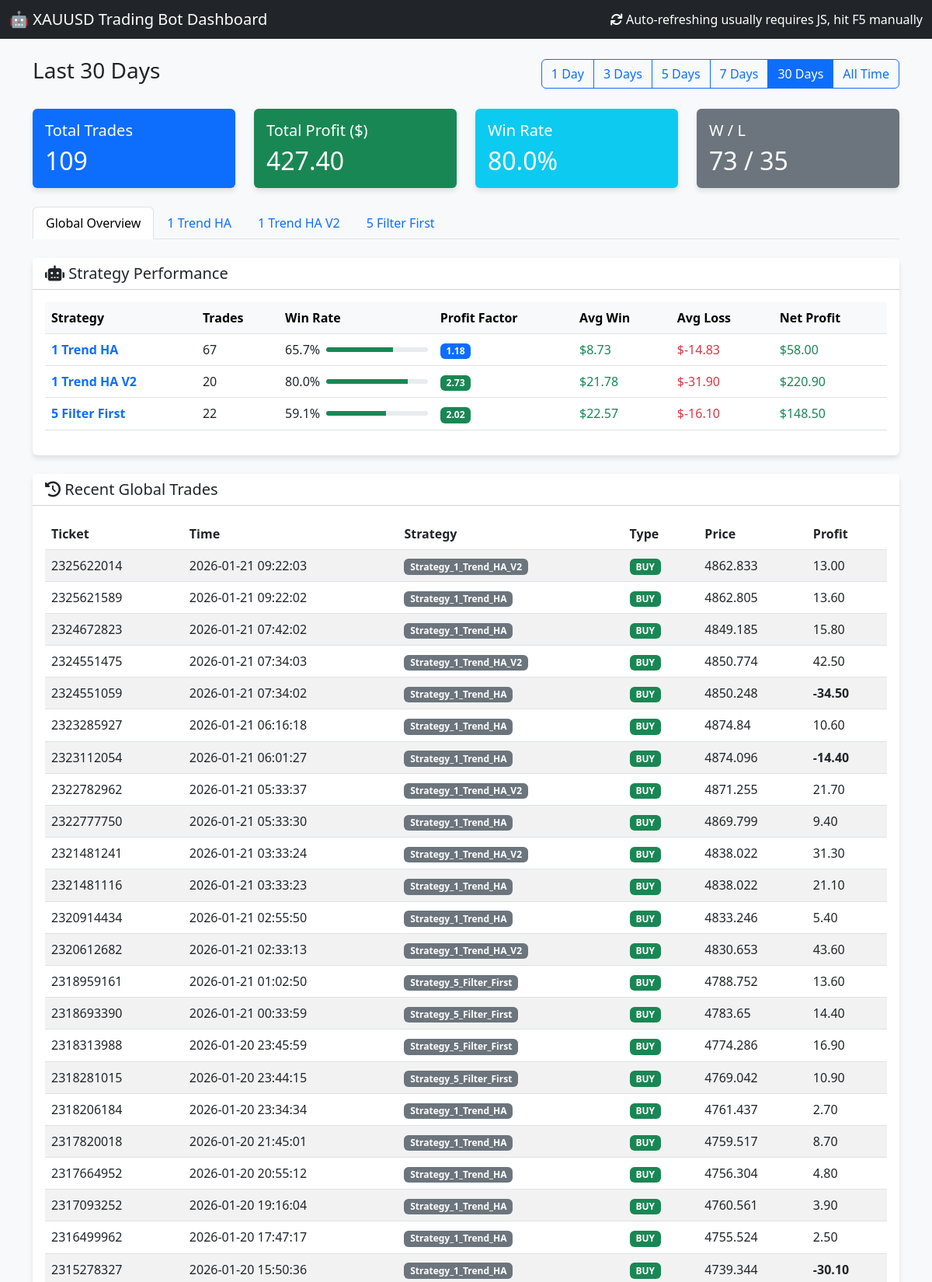
The page / (upper part) on the database its author committed.
### tables this page shows
CREATE TABLE orders (
                ticket INTEGER PRIMARY KEY,
                strategy_name TEXT,
                symbol TEXT,
                order_type TEXT,
                volume REAL,
                open_price REAL,
                sl REAL,
                tp REAL,
                open_time DATETIME,
                close_price REAL,
                profit REAL,
                comment TEXT
            , account_id INTEGER DEFAULT 0);

### dashboard.py (the view)
@app.route('/')
def index():
    cur = get_db().cursor()
    days_param = request.args.get('days', '30') # Default 30 days
    if days_param == "all":
        days = 36500 # 100 years approx
        filter_label = "All Time"
    else:
        try:
            days = int(days_param)
            filter_label = f"Last {days} Days"
        except:
            days = 30
            filter_label = "Last 30 Days"
    cutoff_date = datetime.now() - timedelta(days=days)
    cutoff_str = cutoff_date.strftime("%Y-%m-%d %H:%M:%S")
    cur.execute("SELECT * FROM orders WHERE open_time >= ? ORDER BY open_time DESC", (cutoff_str,))
    orders = cur.fetchall()
    total_trades = len(orders)
    total_profit = sum([o['profit'] for o in orders if o['profit'] is not None])
    wins = len([o for o in orders if o['profit'] is not None and o['profit'] > 0])
    losses = len([o for o in orders if o['profit'] is not None and o['profit'] < 0])
    win_rate = (wins / total_trades * 100) if total_trades > 0 else 0
    cur.execute("SELECT * FROM signals ORDER BY timestamp DESC LIMIT 50")
    signals = cur.fetchall()
    cur.execute("SELECT DISTINCT strategy_name FROM orders")
    strategies = [row['strategy_name'] for row in cur.fetchall()]
    bot_stats = []
    for strat in strategies:
        s_orders = [o for o in orders if o['strategy_name'] == strat and o['profit'] is not None]
        s_total = len(s_orders)
        if s_total == 0: continue
        s_wins = [o for o in s_orders if o['profit'] > 0]
        s_losses = [o for o in s_orders if o['profit'] < 0]
        s_gross_profit = sum([o['profit'] for o in s_wins])
        s_gross_loss = abs(sum([o['profit'] for o in s_losses]))
        s_net_profit = sum([o['profit'] for o in s_orders])
        s_avg_win = (s_gross_profit / len(s_wins)) if s_wins else 0.0
        s_avg_loss = (s_gross_loss / len(s_losses)) if s_losses else 0.0 # Positive number for display
        pf = (s_gross_profit / s_gross_loss) if s_gross_loss > 0 else 99.9
        win_rate = (len(s_wins) / s_total) * 100
        bot_stats.append({
            "raw_name": strat, # Added for template filtering
            "name": strat.replace("Strategy_", "").replace("_", " "),
            "trades": s_total,
            "win_rate": win_rate,
            "pf": pf,
            "avg_win": s_avg_win,
            "avg_loss": -s_avg_loss, # Make negative for display
            "net_profit": s_net_profit,
            "chart_data": [] # Placeholder
        })
        chart_orders = sorted(s_orders, key=lambda x: x['open_time'])
        equity = 0
        points = []
        for o in chart_orders:
            equity += o['profit']
            points.append({
                'x': o['open_time'],
                'y': equity
            })
        bot_stats[-1]['chart_data'] = points
    desired_order = [
        "Strategy_1_Trend_HA",
        "Strategy_1_Trend_HA_V2",
        "Strategy_4_UT_Bot",
        "Strategy_2_EMA_ATR",
        "Strategy_5_Filter_First"
    ]
    bot_stats = [b for b in bot_stats if b['raw_name'] in desired_order]
    bot_stats.sort(key=lambda x: desired_order.index(x['raw_name']))
    return render_template('index.html',
                           orders=orders,
                           signals=signals,
                           total_trades=total_trades,
                           total_profit=total_profit,
                           win_rate=win_rate,
                           wins=wins,
                           losses=losses,
                           bot_stats=bot_stats,
                           current_filter=days_param,
                           filter_label=filter_label)

### dashboard.py (called while the page is built)
def get_db():
    db = getattr(g, '_database', None)
    if db is None:
        db = g._database = sqlite3.connect(DB_PATH)
        db.row_factory = sqlite3.Row
    return db

@app.teardown_appcontext
def close_connection(exception):
    db = getattr(g, '_database', None)
    if db is not None:
        db.close()

### templates/index.html (shortened to what this page needs)
<!DOCTYPE html>
<html lang="en">
<head>
    <link href="https://cdn.jsdelivr.net/npm/bootstrap@5.3.0/dist/css/bootstrap.min.css" rel="stylesheet">
    <link href="https://cdnjs.cloudflare.com/ajax/libs/font-awesome/6.0.0/css/all.min.css" rel="stylesheet">
</head>
<body>
    <nav class="navbar navbar-dark bg-dark mb-4">
        <div class="container-fluid">
            <span class="navbar-brand mb-0 h1">🤖 XAUUSD Trading Bot Dashboard</span>
            <span class="text-white"><i class="fas fa-sync"></i> Auto-refreshing usually requires JS, hit F5
                manually</span>
        </div>
    </nav>
    <div class="container mb-4">
        <div class="d-flex justify-content-between align-items-center">
            <h3>{{ filter_label }}</h3>
            <div class="btn-group" role="group">
                <a href="/?days=1" class="btn btn-outline-primary {% if current_filter == '1' %}active{% endif %}">1
                    Day</a>
                <a href="/?days=3" class="btn btn-outline-primary {% if current_filter == '3' %}active{% endif %}">3
                    Days</a>
                <a href="/?days=5" class="btn btn-outline-primary {% if current_filter == '5' %}active{% endif %}">5
                    Days</a>
                <a href="/?days=7" class="btn btn-outline-primary {% if current_filter == '7' %}active{% endif %}">7
                    Days</a>
                <a href="/?days=30" class="btn btn-outline-primary {% if current_filter == '30' %}active{% endif %}">30
                    Days</a>
                <a href="/?days=all"
                    class="btn btn-outline-primary {% if current_filter == 'all' %}active{% endif %}">All Time</a>
            </div>
        </div>
    </div>
    <div class="container">
        <div class="row mb-4">
            <div class="col-md-3">
                <div class="card bg-primary text-white">
                    <div class="card-body">
                        <h5 class="card-title">Total Trades</h5>
                        <h2 class="card-text">{{ total_trades }}</h2>
                    </div>
                </div>
            </div>
            <div class="col-md-3">
                <div class="card {% if total_profit >= 0 %}bg-success{% else %}bg-danger{% endif %} text-white">
                    <div class="card-body">
                        <h5 class="card-title">Total Profit ($)</h5>
                        <h2 class="card-text">{{ "%.2f"|format(total_profit) }}</h2>
                    </div>
                </div>
            </div>
            <div class="col-md-3">
                <div class="card bg-info text-white">
                    <div class="card-body">
                        <h5 class="card-title">Win Rate</h5>
                        <h2 class="card-text">{{ "%.1f"|format(win_rate) }}%</h2>
                    </div>
                </div>
            </div>
            <div class="col-md-3">
                <div class="card bg-secondary text-white">
                    <div class="card-body">
                        <h5 class="card-title">W / L</h5>
                        <h2 class="card-text">{{ wins }} / {{ losses }}</h2>
                    </div>
                </div>
            </div>
        </div>
        <ul class="nav nav-tabs mb-4" id="myTab" role="tablist">
            <li class="nav-item" role="presentation">
                <button class="nav-link active" id="overview-tab" data-bs-toggle="tab" data-bs-target="#overview"
                    type="button" role="tab" aria-controls="overview" aria-selected="true">Global Overview</button>
            </li>
            {% for bot in bot_stats %}
            <li class="nav-item" role="presentation">
                <button class="nav-link" id="tab-{{ loop.index }}" data-bs-toggle="tab"
                    data-bs-target="#content-{{ loop.index }}" type="button" role="tab"
                    aria-controls="content-{{ loop.index }}" aria-selected="false">{{ bot.name }}</button>
            </li>
            {% endfor %}
        </ul>
        <div class="tab-content" id="myTabContent">
            <div class="tab-pane fade show active" id="overview" role="tabpanel" aria-labelledby="overview-tab">
                <div class="card mb-4">
                    <div class="card-header bg-white">
                        <h5 class="mb-0"><i class="fas fa-robot"></i> Strategy Performance</h5>
                    </div>
                    <div class="card-body">
                        <div class="table-responsive">
                            <table class="table table-hover align-middle">
                                <thead class="table-light">
                                    <tr>
                                        <th>Strategy</th>
                                        <th>Trades</th>
                                        <th>Win Rate</th>
                                        <th>Profit Factor</th>
                                        <th>Avg Win</th>
                                        <th>Avg Loss</th>
                                        <th>Net Profit</th>
                                    </tr>
                                </thead>
                                <tbody>
                                    {% for bot in bot_stats %}
                                    <tr>
                                        <td class="fw-bold text-primary">{{ bot.name }}</td>
                                        <td>{{ bot.trades }}</td>
                                        <td>
                                            <div class="d-flex align-items-center">
                                                <span class="me-2">{{ "%.1f"|format(bot.win_rate) }}%</span>
                                                <div class="progress flex-grow-1" style="height: 6px; width: 60px;">
                                                    <div class="progress-bar {% if bot.win_rate >= 50 %}bg-success{% else %}bg-warning{% endif %}"
                                                        role="progressbar" style="width: {{ bot.win_rate }}%"></div>
                                                </div>
                                            </div>
                                        </td>
                                        <td>
                                            {% if bot.pf >= 1.5 %}
                                            <span class="badge bg-success">{{ "%.2f"|format(bot.pf) }}</span>
                                            {% elif bot.pf >= 1.0 %}
                                            <span class="badge bg-primary">{{ "%.2f"|format(bot.pf) }}</span>
                                            {% else %}
                                            <span class="badge bg-danger">{{ "%.2f"|format(bot.pf) }}</span>
                                            {% endif %}
                                        </td>
                                        <td class="text-success">{{ "$%.2f"|format(bot.avg_win) }}</td>
                                        <td class="text-danger">{{ "$%.2f"|format(bot.avg_loss) }}</td>
                                        <td
                                            class="{% if bot.net_profit <= 0 %}fw-bold{% endif %} {% if bot.net_profit >= 0 %}text-success{% else %}text-danger{% endif %}">
                                            {{ "$%.2f"|format(bot.net_profit) }}
                                        </td>
                                    </tr>
                                    {% endfor %}
                                </tbody>
                            </table>
                        </div>
                    </div>
                </div>
                <div class="card mb-4">
                    <div class="card-header bg-white">
                        <h5 class="mb-0"><i class="fas fa-history"></i> Recent Global Trades</h5>
                    </div>
                    <div class="card-body">
                        <div class="table-responsive">
                            <table class="table table-hover table-striped">
                                <thead>
                                    <tr>
                                        <th>Ticket</th>
                                        <th>Time</th>
                                        <th>Strategy</th>
                                        <th>Type</th>
                                        <th>Price</th>
                                        <th>Profit</th>
                                    </tr>
                                </thead>
                                <tbody>
                                    {% for order in orders[:50] %}
                                    <tr>
                                        <td>{{ order.ticket }}</td>
                                        <td>{{ order.open_time }}</td>
                                        <td><span class="badge bg-secondary">{{ order.strategy_name }}</span></td>
                                        <td>
                                            {% if order.order_type == 'BUY' %}
                                            <span class="badge badge-buy">BUY</span>
                                            {% else %}
                                            <span class="badge badge-sell">SELL</span>
                                            {% endif %}
                                        </td>
                                        <td>{{ order.open_price }}</td>
                                        <td
                                            class="{% if order.profit is not none and order.profit >= 0 %}profit-pos{% elif order.profit is not none %}profit-neg{% endif %} {% if order.profit is not none and order.profit <= 0 %}fw-bold{% endif %}">
                                            {% if order.profit is not none %}
                                            {{ "%.2f"|format(order.profit) }}
                                            {% else %}
                                            <span class="text-muted">Running</span>
                                            {% endif %}
                                        </td>
                                    </tr>
                                    {% endfor %}
                                </tbody>
                            </table>
                        </div>
                    </div>
                </div>
            </div>
        </div>
    </div>
</body>
</html>

### templates/index.html (style rules this page uses)
body { background-color: #f8f9fa; }
.card { box-shadow: 0 4px 6px rgba(0, 0, 0, 0.1); border: none; }
.profit-pos { color: green; }
.profit-neg { color: red; }
.badge-buy { background-color: #198754; }

### rows shown on the page
orders: ticket "2325622014", open_time "2026-01-21 09:22:03", strategy_name "Strategy_1_Trend_HA_V2", order_type "BUY", open_price "4862.833", profit "13.00"
orders: ticket "2325621589", open_time "2026-01-21 09:22:02", strategy_name "Strategy_1_Trend_HA", order_type "BUY", open_price "4862.805", profit "13.60"
orders: ticket "2324672823", open_time "2026-01-21 07:42:02", strategy_name "Strategy_1_Trend_HA", order_type "BUY", open_price "4849.185", profit "15.80"
orders: ticket "2324551475", open_time "2026-01-21 07:34:03", strategy_name "Strategy_1_Trend_HA_V2", order_type "BUY", open_price "4850.774", profit "42.50"
orders: ticket "2324551059", open_time "2026-01-21 07:34:02", strategy_name "Strategy_1_Trend_HA", order_type "BUY", open_price "4850.248", profit "-34.50"
orders: ticket "2323285927", open_time "2026-01-21 06:16:18", strategy_name "Strategy_1_Trend_HA", order_type "BUY", open_price "4874.84", profit "10.60"
orders: ticket "2323112054", open_time "2026-01-21 06:01:27", strategy_name "Strategy_1_Trend_HA", order_type "BUY", open_price "4874.096", profit "-14.40"
orders: ticket "2322782962", open_time "2026-01-21 05:33:37", strategy_name "Strategy_1_Trend_HA_V2", order_type "BUY", open_price "4871.255", profit "21.70"
orders: ticket "2322777750", open_time "2026-01-21 05:33:30", strategy_name "Strategy_1_Trend_HA", order_type "BUY", open_price "4869.799", profit "9.40"
orders: ticket "2321481241", open_time "2026-01-21 03:33:24", strategy_name "Strategy_1_Trend_HA_V2", order_type "BUY", open_price "4838.022", profit "31.30"
orders: ticket "2321481116", open_time "2026-01-21 03:33:23", strategy_name "Strategy_1_Trend_HA", order_type "BUY", open_price "4838.022", profit "21.10"
orders: ticket "2320914434", open_time "2026-01-21 02:55:50", strategy_name "Strategy_1_Trend_HA", order_type "BUY", open_price "4833.246", profit "5.40"
orders: ticket "2320612682", open_time "2026-01-21 02:33:13", strategy_name "Strategy_1_Trend_HA_V2", order_type "BUY", open_price "4830.653", profit "43.60"
orders: ticket "2318959161", open_time "2026-01-21 01:02:50", strategy_name "Strategy_5_Filter_First", order_type "BUY", open_price "4788.752", profit "13.60"
orders: ticket "2318693390", open_time "2026-01-21 00:33:59", strategy_name "Strategy_5_Filter_First", order_type "BUY", open_price "4783.65", profit "14.40"
orders: ticket "2318313988", open_time "2026-01-20 23:45:59", strategy_name "Strategy_5_Filter_First", order_type "BUY", open_price "4774.286", profit "16.90"
orders: ticket "2318281015", open_time "2026-01-20 23:44:15", strategy_name "Strategy_5_Filter_First", order_type "BUY", open_price "4769.042", profit "10.90"
orders: ticket "2318206184", open_time "2026-01-20 23:34:34", strategy_name "Strategy_1_Trend_HA", order_type "BUY", open_price "4761.437", profit "2.70"
orders: ticket "2317820018", open_time "2026-01-20 21:45:01", strategy_name "Strategy_1_Trend_HA", order_type "BUY", open_price "4759.517", profit "8.70"
orders: ticket "2317664952", open_time "2026-01-20 20:55:12", strategy_name "Strategy_1_Trend_HA", order_type "BUY", open_price "4756.304", profit "4.80"
orders: ticket "2317093252", open_time "2026-01-20 19:16:04", strategy_name "Strategy_1_Trend_HA", order_type "BUY", open_price "4760.561", profit "3.90"
orders: ticket "2316499962", open_time "2026-01-20 17:47:17", strategy_name "Strategy_1_Trend_HA", order_type "BUY", open_price "4755.524", profit "2.50"
orders: ticket "2315278327", open_time "2026-01-20 15:50:36", strategy_name "Strategy_1_Trend_HA", order_type "BUY", open_price "4739.344", profit "-30.10"

### other values the page prints
{{ filter_label }} "Last 30 Days"
{{ total_trades }} "109"
{{ "%.2f"|format(total_profit) }} "427.40"
{{ "%.1f"|format(win_rate) }} "80.0"
{{ wins }} "73"
{{ losses }} "35"
{{ bot.name }} "1 Trend HA" "1 Trend HA V2" "5 Filter First"
{{ bot.trades }} "67" "20" "22"
{{ "%.1f"|format(bot.win_rate) }} "65.7" "80.0" "59.1"
{{ "%.2f"|format(bot.pf) }} "1.18"
{{ "$%.2f"|format(bot.avg_win) }} "$8.73" "$21.78" "$22.57"
{{ "$%.2f"|format(bot.avg_loss) }} "$-14.83" "$-31.90" "$-16.10"
{{ "$%.2f"|format(bot.net_profit) }} "$58.00" "$220.90" "$148.50"
{{ "%.2f"|format(bot.pf) }} "2.73" "2.02"
